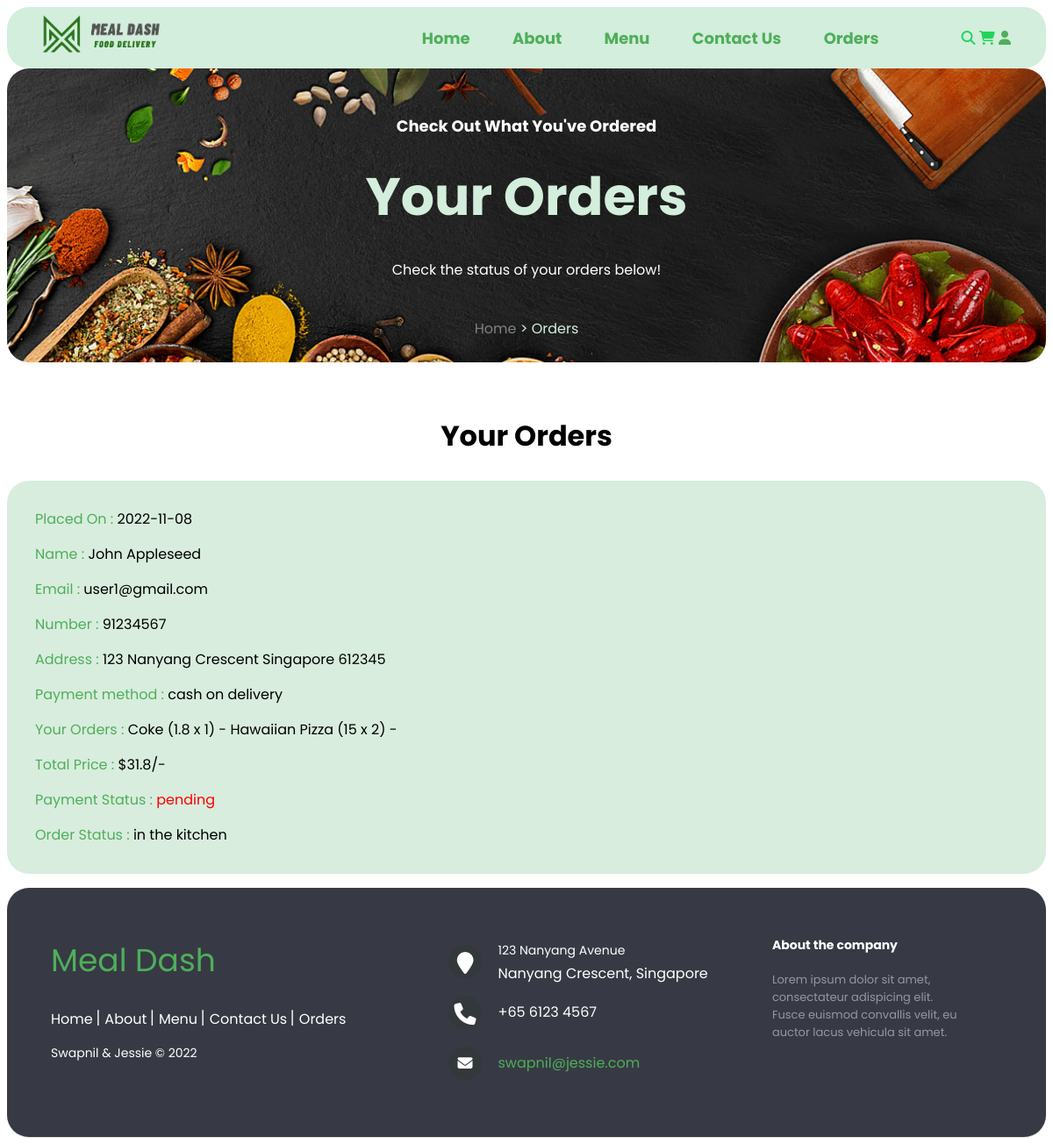
Screenshot of /orders.php (signed in) with the database file from the repository.
### tables this page shows
CREATE TABLE `orders` (
  `id` int(100) UNSIGNED NOT NULL,
  `user_id` int(100) UNSIGNED NOT NULL,
  `name` varchar(20) NOT NULL,
  `number` varchar(10) NOT NULL,
  `email` varchar(50) NOT NULL,
  `method` varchar(50) NOT NULL,
  `address` varchar(500) NOT NULL,
  `total_products` varchar(1000) NOT NULL,
  `total_price` double(100,2) NOT NULL,
  `placed_on` date NOT NULL DEFAULT current_timestamp(),
  `payment_status` varchar(20) NOT NULL DEFAULT 'pending',
  `order_status` varchar(50) NOT NULL DEFAULT 'order submitted'
);

### orders.php (the view, shortened to what this page needs)
<?php
if(isset($_SESSION['user_id'])){
   $user_id = $_SESSION['user_id'];
}else{
   $user_id = '';
   header('location:login.php');
};
?>
<!DOCTYPE html>
<html lang="en">
<head>
   <link rel="stylesheet" href="https://cdnjs.cloudflare.com/ajax/libs/font-awesome/6.1.1/css/all.min.css">
   <link rel="stylesheet" href="css/stylesheet.css">
</head>
<body>
<?php include 'components/nav_header.php'; ?>
<div class="heading">
        <h1>Check Out What You've Ordered</h1>
        <h3>Your Orders</h3>
      <p class="menu-desc">Check the status of your orders below!</p>
        <p class="path">
         <a href="home.php">Home</a>
         <span> > Orders</span>
      </p>
</div>
<section class="orders">
<h1 class="title" style="text-decoration: underline solid transparent;">
		<b>Your Orders</b></h1>
   <div class="box-container">
   <?php
      $select_orders = $conn->prepare("SELECT * FROM `orders` WHERE user_id = ?");
      $select_orders->execute([$user_id]);
      if($select_orders->rowCount() > 0){
         while($fetch_orders = $select_orders->fetch(PDO::FETCH_ASSOC)){
   ?>
   <div class="box">
      <p>Placed On : <span><?= $fetch_orders['placed_on']; ?></span></p>
      <p>Name : <span><?= $fetch_orders['name']; ?></span></p>
      <p>Email : <span><?= $fetch_orders['email']; ?></span></p>
      <p>Number : <span><?= $fetch_orders['number']; ?></span></p>
      <p>Address : <span><?= $fetch_orders['address']; ?></span></p>
      <p>Payment method : <span><?= $fetch_orders['method']; ?></span></p>
      <p>Your Orders : <span><?= $fetch_orders['total_products']; ?></span></p>
      <p>Total Price : <span>$<?= $fetch_orders['total_price']; ?>/-</span></p>
      <p>Payment Status : <span style="color:<?php if($fetch_orders['payment_status'] == 'pending'){ echo 'red'; }else{ echo 'green'; }; ?>"><?= $fetch_orders['payment_status']; ?></span> </p>
      <p>Order Status : <span><?= $fetch_orders['order_status']; ?></span></p>
   </div>
   <?php
      }
      }else{
         echo '<p class="empty">No Orders Placed Yet!</p>';
      }
   ?>
   </div>
</section>
<?php include 'components/footer.php'; ?>
</body>
</html>

### css/stylesheet.css (style rules this page uses)
* { font-family: 'Poppins', sans-serif; }
.title { font-size: 32px; color: black; text-align: center; text-decoration: underline; text-underline-offset: 12px; }
.heading { display: flex; align-items: center; justify-content: center; flex-flow: column; background-image: url('../images/menu_banner.png'); background-repeat: no-repeat; background-size: cover; border-radius: 25px; min-height: 100px; margin-bottom: 60px; }
.heading .menu-desc { font-size: 16px; max-width: 40%; text-align: center; color: white; }
.heading h1 { font-size: 18px; color: white; padding: 40px 0 0 0; }
.heading h3 { font-size: 60px; color: #D3EEDC; margin: 0; padding: 10px 0 10px 0; }
.heading .path { border-color: 1.5px solid #D3EEDC; font-size: 16px; color: #D3EEDC; padding: 10px 20px 10px 20px; border-radius: 25px; text-transform: capitalize; }
.heading .path a { color: grey; text-decoration: none; }
.orders .box-container { display: flex; flex-wrap: wrap; gap:1.5rem; align-items: flex-start; }
.orders .box-container .box { padding:1rem 2rem; border:var(--border); flex:1 1 40rem; background-color: #D8EDDD; margin-bottom: 1rem; border-radius: 25px; }
.orders .box-container .box p { line-height: 1.5; margin:1rem 0; font-size: 1rem; color: #4FAE5A; }
.orders .box-container .box p span { color:black; }

### rows the page displays
orders: placed_on "2022-11-08", name "John Appleseed", email "user1@gmail.com", number "91234567", address "123 Nanyang Crescent Singapore 612345", method "cash on delivery", total_products "Coke (1.8 x 1) - Hawaiian Pizza (15 x 2) -", total_price "31.8", payment_status "pending", order_status "in the kitchen"
